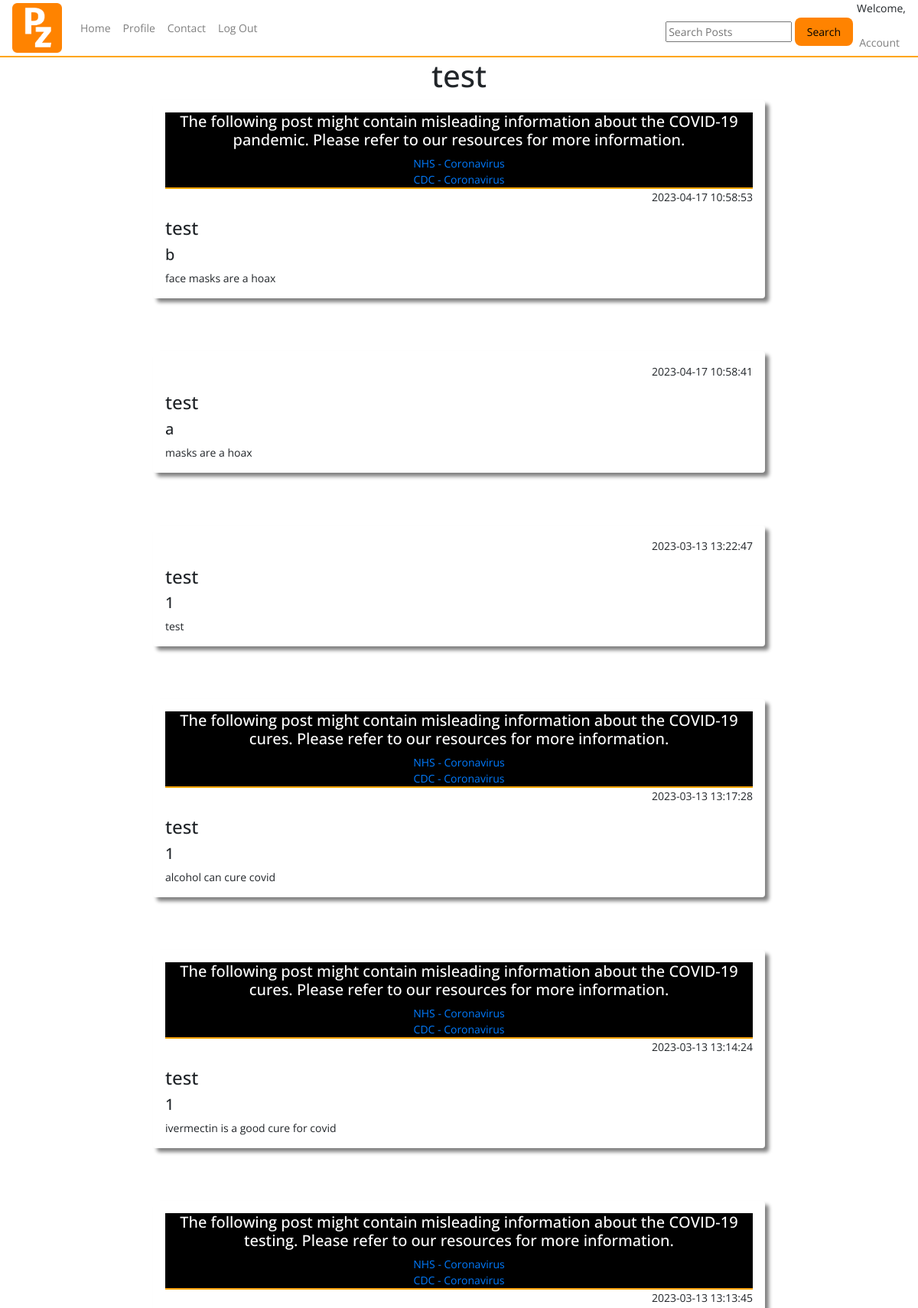
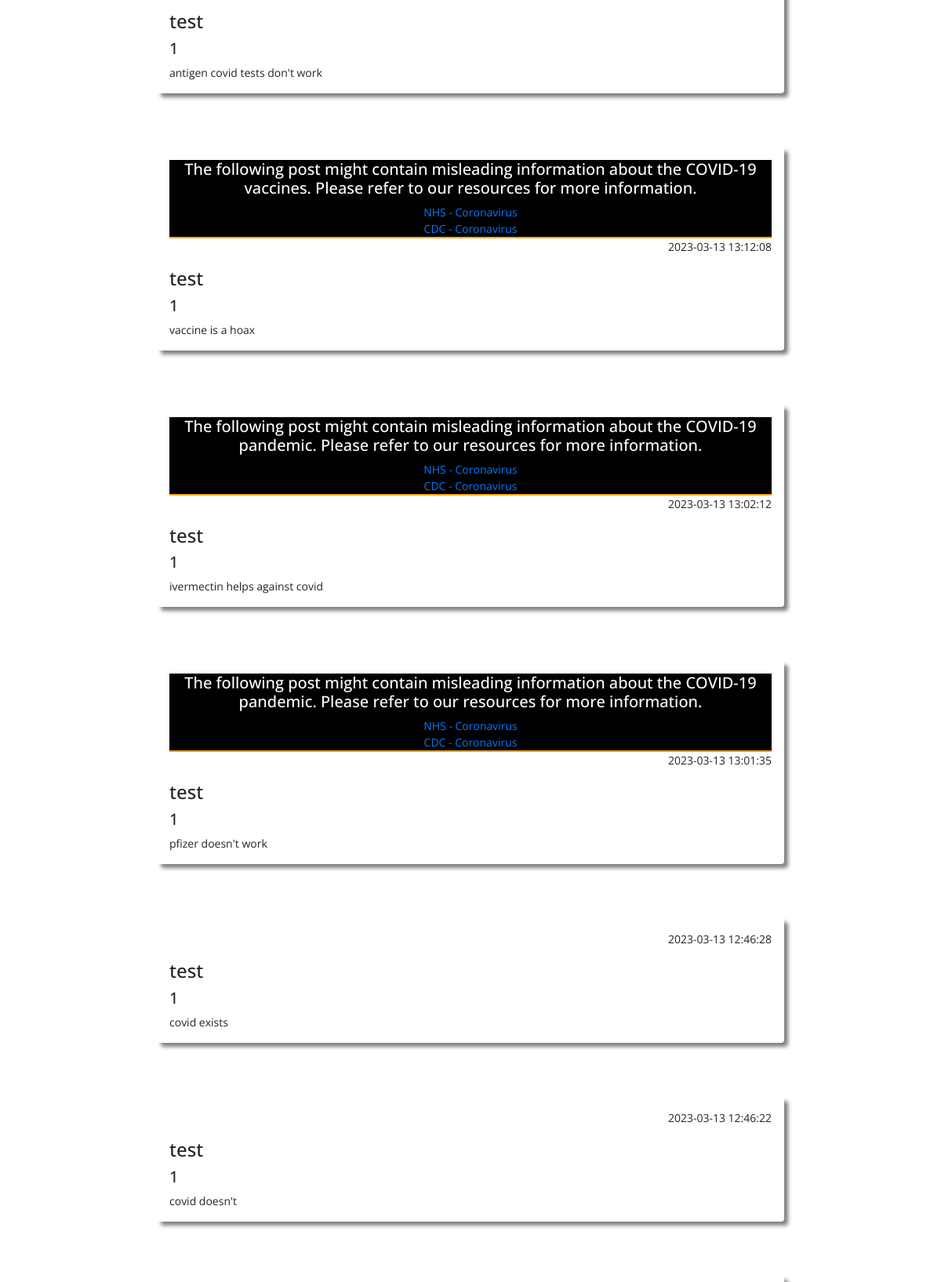
The app's page /user/test (upper part) with its own data (2 pictures, top to bottom).
### tables this page shows
CREATE TABLE users (
    ID INTEGER PRIMARY KEY AUTOINCREMENT,
    username TEXT NOT NULL,
    password TEXT NOT NULL,
    email TEXT NOT NULL UNIQUE
, user_type VARCHAR, whitelisted text, blacklisted text);

CREATE TABLE posts (
    ID INTEGER PRIMARY KEY AUTOINCREMENT,
    title TEXT NOT NULL,
    content TEXT NOT NULL,
    by_user TEXT NOT NULL,
    created_at timestamp default current_timestamp
, userID integer, flag_covid text, blacklisted text, flag_vaccine text, flag_tests text, flag_cures text, reported int, report_message text);

### app.py (the view)
@app.route('/user/<username>')
def user_profile(username):
    conn = sqlite3.connect(DATABASE)
    cursor = conn.cursor()
    cursor.execute('SELECT * FROM users WHERE username = ?', (username,))
    user_row = cursor.fetchone()
    conn.close()
    user = {
        'id': user_row[0],
        'username': user_row[1],
        'email': user_row[3]
    } if user_row else None
    user_posts=query_db('SELECT * FROM posts WHERE by_user = ? ORDER BY created_at DESC', (username,))
    return render_template('user_profile.html', user=user, user_posts=user_posts)

### app.py (called while the page is built)
def query_db(query, args=(), one=False):
    con = g._database = sqlite3.connect(DATABASE)
    con.row_factory = sqlite3.Row
    cur = con.execute(query, args)
    rv = cur.fetchall()
    cur.close()
    return (rv[0] if rv else None) if one else rv

### templates/user_profile.html (shortened to what this page needs)
{% include "layout.html" %}
{% include "nav.html" %}
<center><h1>{{ user.username }}</h1></center>
<div class="container-fluid">
    {% for user_post in user_posts %}
    <div class="shadow mx-auto posts p-3 mb-5 rounded">
      {% if user_post.flag_covid == "yes" %}
      <div class="flagged_post">
        <h5>The following post might contain misleading information about the COVID-19 pandemic. Please refer to our resources for more information.</h5>
        <a href="https://www.nhs.uk/conditions/coronavirus-covid-19/">NHS - Coronavirus </a><br>
        <a href="https://www.cdc.gov/coronavirus/2019-ncov/index.html">CDC - Coronavirus</a>
      </div>
      {% endif %}
      {% if user_post.flag_vaccine == "yes" %}
      <div class="flagged_post">
        <h5>The following post might contain misleading information about the COVID-19 vaccines. Please refer to our resources for more information.</h5>
        <a href="https://www.nhs.uk/conditions/coronavirus-covid-19/">NHS - Coronavirus </a><br>
        <a href="https://www.cdc.gov/coronavirus/2019-ncov/index.html">CDC - Coronavirus</a>
      </div>
      {% endif %}
      {% if user_post.flag_cures == "yes" %}
      <div class="flagged_post">
        <h5>The following post might contain misleading information about the COVID-19 cures. Please refer to our resources for more information.</h5>
        <a href="https://www.nhs.uk/conditions/coronavirus-covid-19/">NHS - Coronavirus </a><br>
        <a href="https://www.cdc.gov/coronavirus/2019-ncov/index.html">CDC - Coronavirus</a>
      </div>
      {% endif %}
      {% if user_post.flag_tests == "yes" %}
      <div class="flagged_post">
        <h5>The following post might contain misleading information about the COVID-19 testing. Please refer to our resources for more information.</h5>
        <a href="https://www.nhs.uk/conditions/coronavirus-covid-19/">NHS - Coronavirus </a><br>
        <a href="https://www.cdc.gov/coronavirus/2019-ncov/index.html">CDC - Coronavirus</a>
      </div>
      {% endif %}
    <p align="right">{{  user_post.created_at  }}</p>
    <h4>{{ user_post.by_user }}</h4>
    <h5>{{ user_post.title }}</h5>
    {{ user_post.content }}<br/>
    </div>
    <br/>
    {% endfor %}
</div>

### static/css/style.css (style rules this page uses)
.shadow { box-shadow: 5px 5px 5px grey; }
.posts { width: 800px; }
.flagged_post { text-align: center; background-color: black; color: white; border-bottom: 2px solid orange; height: auto; width: auto; }

### records on screen
users: username "test"
posts: flag_covid "NHS - Coronavirus", created_at "2023-04-17 10:58:53", by_user "test", title "b", content "face masks are a hoax"
posts: created_at "2023-04-17 10:58:41", by_user "test", title "a", content "masks are a hoax"
posts: created_at "2023-03-13 13:22:47", by_user "test", title "1", content "test"
posts: flag_cures "NHS - Coronavirus", created_at "2023-03-13 13:17:28", by_user "test", title "1", content "alcohol can cure covid"
posts: flag_cures "NHS - Coronavirus", created_at "2023-03-13 13:14:24", by_user "test", title "1", content "ivermectin is a good cure for covid"
posts: flag_tests "NHS - Coronavirus", created_at "2023-03-13 13:13:45", by_user "test", title "1", content "antigen covid tests don't work"
posts: flag_vaccine "NHS - Coronavirus", created_at "2023-03-13 13:12:08", by_user "test", title "1", content "vaccine is a hoax"
posts: flag_covid "NHS - Coronavirus", created_at "2023-03-13 13:02:12", by_user "test", title "1", content "ivermectin helps against covid"
posts: flag_covid "NHS - Coronavirus", created_at "2023-03-13 13:01:35", by_user "test", title "1", content "pfizer doesn't work"
posts: created_at "2023-03-13 12:46:28", by_user "test", title "1", content "covid exists"
posts: created_at "2023-03-13 12:46:22", by_user "test", title "1", content "covid doesn't"
